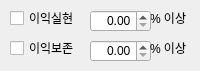
        <widget class="QWidget" name="tabStopLoss">
         <attribute name="title">
          <string>스탑로스</string>
         </attribute>
         <widget class="QLabel" name="label_18">
          <property name="geometry">
           <rect>
            <x>150</x>
            <y>10</y>
            <width>41</width>
            <height>16</height>
           </rect>
          </property>
          <property name="text">
           <string>% 이상</string>
          </property>
         </widget>
         <widget class="QDoubleSpinBox" name="dsbProfit">
          <property name="geometry">
           <rect>
            <x>90</x>
            <y>10</y>
            <width>61</width>
            <height>22</height>
           </rect>
          </property>
          <property name="alignment">
           <set>Qt::AlignRight|Qt::AlignTrailing|Qt::AlignVCenter</set>
          </property>
          <property name="showGroupSeparator" stdset="0">
           <bool>true</bool>
          </property>
          <property name="decimals">
           <number>2</number>
          </property>
          <property name="minimum">
           <double>0.000000000000000</double>
          </property>
          <property name="maximum">
           <double>999.990000000000009</double>
          </property>
          <property name="singleStep">
           <double>0.500000000000000</double>
          </property>
         </widget>
         <widget class="QCheckBox" name="chkProfit">
          <property name="geometry">
           <rect>
            <x>10</x>
            <y>10</y>
            <width>71</width>
            <height>16</height>
           </rect>
          </property>
          <property name="text">
           <string>이익실현</string>
          </property>
         </widget>
         <widget class="QCheckBox" name="chkKeep">
          <property name="geometry">
           <rect>
            <x>10</x>
            <y>40</y>
            <width>71</width>
            <height>16</height>
           </rect>
          </property>
          <property name="text">
           <string>이익보존</string>
          </property>
         </widget>
         <widget class="QDoubleSpinBox" name="dsbKeep">
          <property name="geometry">
           <rect>
            <x>90</x>
            <y>40</y>
            <width>61</width>
            <height>22</height>
           </rect>
          </property>
          <property name="alignment">
           <set>Qt::AlignRight|Qt::AlignTrailing|Qt::AlignVCenter</set>
          </property>
          <property name="showGroupSeparator" stdset="0">
           <bool>true</bool>
          </property>
          <property name="decimals">
           <number>2</number>
          </property>
          <property name="minimum">
           <double>0.000000000000000</double>
          </property>
          <property name="maximum">
           <double>999.990000000000009</double>
          </property>
          <property name="singleStep">
           <double>0.500000000000000</double>
          </property>
         </widget>
         <widget class="QLabel" name="label_29">
          <property name="geometry">
           <rect>
            <x>150</x>
            <y>40</y>
            <width>41</width>
            <height>16</height>
           </rect>
          </property>
          <property name="text">
           <string>% 이상</string>
          </property>
         </widget>
        </widget>
